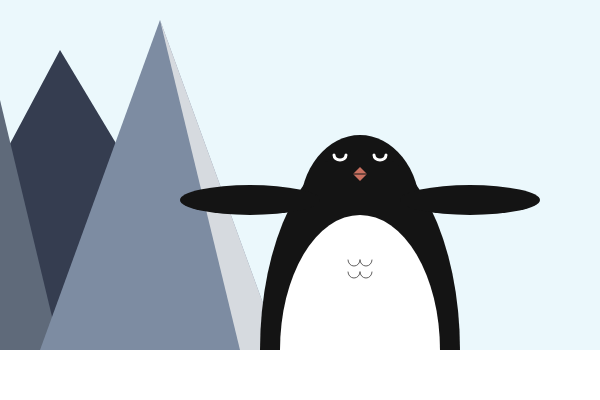
Frame 1 (no input)
Frame 2 (the mouse pressed at the canvas centre, redrawn once): identical to frame 1, image omitted

The p5.js sketch that drew this single still picture (run headless with seeded random() and noise() and a simulated clock; the mouse was pressed at the canvas centre and the sketch redrawn once):

// p5.js sketch
// ── sketch.js
function setup() {
	createCanvas(600, 400);
	noLoop();
}

function draw() {
	background("#ebf8fc");
	noStroke();

	// 산1
	fill("#353D50");
	triangle(60, 50, 240, 350, -100, 350);

	// 산2
	fill("#5f6a7a");
	triangle(0, 100, 60, 350, 0, 350);

	// 산3
	fill("#7D8CA2");
	triangle(160, 20, 40, 350, 280, 350);

	fill("#D6DADF");
	triangle(160, 20, 240, 350, 280, 350);

	// 땅
	noStroke();
	fill("#fff");
	rect(0, 350, 600, 50);

	// 아델리 펭귄 (정적)

	// 얼굴
	fill("#141414");
	arc(360, 210, 120, 150, PI, 0);

	// 몸
	arc(360, 350, 200, 400, PI, 0);

	// 날개 (수평으로 펼친 상태)
	noStroke();
	fill("#141414");
	ellipse(250, 200, 140, 30); // 왼쪽 날개
	ellipse(470, 200, 140, 30); // 오른쪽 날개

	// 눈
	stroke(255);
	strokeWeight(3);
	arc(340, 155, 12, 10, 0, PI);
	arc(380, 155, 12, 10, 0, PI);

	// 부리
	noStroke();
	fill("#c87060");
	quad(360, 167, 367, 174, 360, 181, 353, 174);

	stroke("#141414");
	strokeWeight(1);
	line(353, 174, 367, 174);

	// 배
	noStroke();
	fill("#FFFFFF");
	arc(360, 350, 160, 270, PI, 0);

	// 깃털
	noFill();
	stroke("#636262");
	strokeWeight(1);

	arc(354, 260, 12, 12, 0, PI);
	arc(366, 260, 12, 12, 0, PI);

	arc(354, 272, 12, 12, 0, PI);
	arc(366, 272, 12, 12, 0, PI);
}
